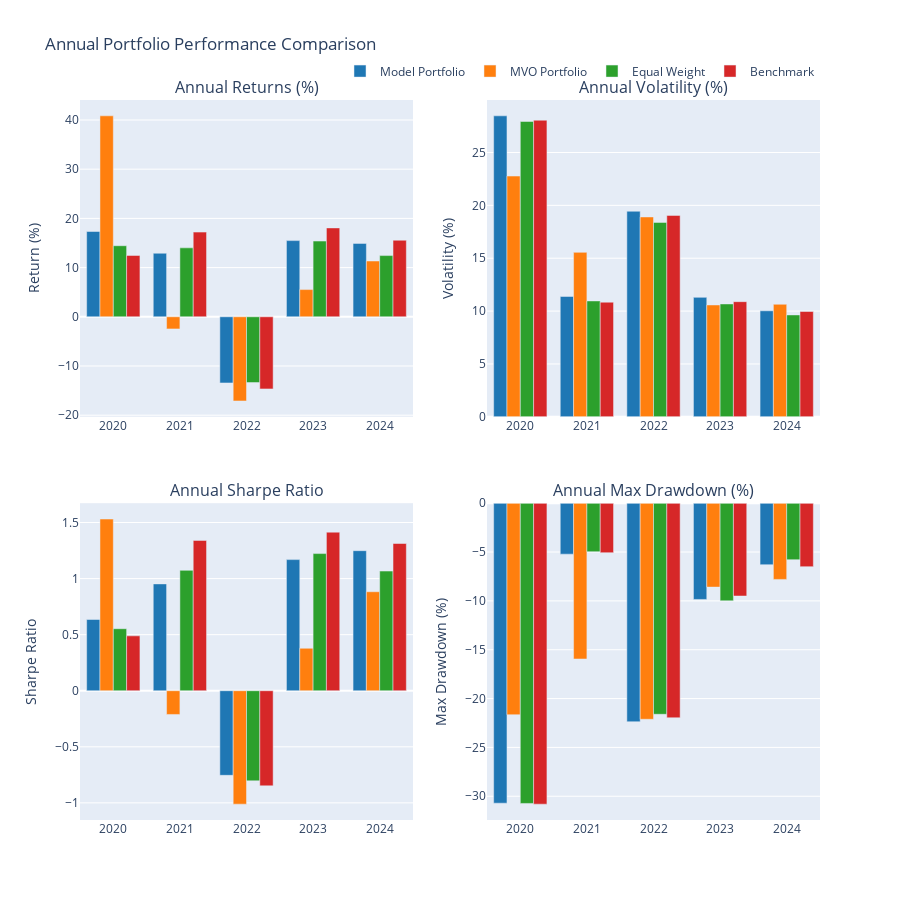

Write notebook code for a chart like this one.
### Code cell
# Plotting
fig = make_subplots(
    rows=2, cols=2,
    subplot_titles=('Annual Returns (%)', 'Annual Volatility (%)', 
                   'Annual Sharpe Ratio', 'Annual Max Drawdown (%)'),
                   #'Annual Sortino Ratio', 'Annual Calmar Ratio'),
    vertical_spacing=0.12,
    horizontal_spacing=0.1
)

colors = ['#1f77b4', '#ff7f0e', '#2ca02c', '#d62728']
years = list(yearly_comparison['Total Return (%)'].index)

# Plot annual returns
for i, portfolio in enumerate(portfolios.keys()):
    fig.add_trace(
        go.Bar(
            x=years,
            y=yearly_comparison['Total Return (%)'][portfolio],
            name=portfolio,
            marker_color=colors[i],
            showlegend=True
        ),
        row=1, col=1
    )

# Plot annual volatility
for i, portfolio in enumerate(portfolios.keys()):
    fig.add_trace(
        go.Bar(
            x=years,
            y=yearly_comparison['Volatility (%)'][portfolio],
            name=portfolio,
            marker_color=colors[i],
            showlegend=False
        ),
        row=1, col=2
    )

# Plot annual Sharpe ratio
for i, portfolio in enumerate(portfolios.keys()):
    fig.add_trace(
        go.Bar(
            x=years,
            y=yearly_comparison['Sharpe Ratio'][portfolio],
            name=portfolio,
            marker_color=colors[i],
            showlegend=False
        ),
        row=2, col=1
    )

# Plot annual max drawdown
for i, portfolio in enumerate(portfolios.keys()):
    fig.add_trace(
        go.Bar(
            x=years,
            y=yearly_comparison['Max Drawdown (%)'][portfolio],
            name=portfolio,
            marker_color=colors[i],
            showlegend=False
        ),
        row=2, col=2
    )

# # Plot annual Sortino ratio
# for i, portfolio in enumerate(portfolios.keys()):
#     fig.add_trace(
#         go.Scatter(
#             x=years,
#             y=yearly_comparison['Sortino Ratio'][portfolio],
#             mode='lines+markers',
#             name=portfolio,
#             line=dict(color=colors[i]),
#             showlegend=False
#         ),
#         row=3, col=1
#     )

# # Plot annual Calmar ratio
# for i, portfolio in enumerate(portfolios.keys()):
#     fig.add_trace(
#         go.Scatter(
#             x=years,
#             y=yearly_comparison['Calmar Ratio'][portfolio],
#             mode='lines+markers',
#             name=portfolio,
#             line=dict(color=colors[i]),
#             showlegend=False
#         ),
#         row=3, col=2
#     )

# Update layout
fig.update_layout(
    title='Annual Portfolio Performance Comparison',
    height=900,
    showlegend=True,
    legend=dict(
        orientation="h",
        yanchor="bottom",
        y=1.02,
        xanchor="right",
        x=1
    )
)

# Update axes labels
fig.update_yaxes(title_text="Return (%)", row=1, col=1)
fig.update_yaxes(title_text="Volatility (%)", row=1, col=2)
fig.update_yaxes(title_text="Sharpe Ratio", row=2, col=1)
fig.update_yaxes(title_text="Max Drawdown (%)", row=2, col=2)
# fig.update_yaxes(title_text="Sortino Ratio", row=3, col=1)
# fig.update_yaxes(title_text="Calmar Ratio", row=3, col=2)

fig.show()

# Save the plot to a file
fig.write_html(f'{output_dir}/{train_type}/YoY_performance_{model_type}_run_{run_no}.html')
fig.write_image(f'{output_dir}/{train_type}/YoY_performance_{model_type}_run_{run_no}.png')

### Figure 1 — Plotly figure (JSON) as saved in the notebook; plotly's stock layout.template omitted (floating-point values rounded to 4 significant figures)
{"data": [{"marker": {"color": "#1f77b4"}, "name": "Model Portfolio", "showlegend": true, "type": "bar", "x": [2020, 2021, 2022, 2023, 2024], "xaxis": "x", "y": [17.33, 12.92, -13.44, 15.49, 14.92], "yaxis": "y"}, {"marker": {"color": "#ff7f0e"}, "name": "MVO Portfolio", "showlegend": true, "type": "bar", "x": [2020, 2021, 2022, 2023, 2024], "xaxis": "x", "y": [40.84, -2.458, -17.11, 5.529, 11.34], "yaxis": "y"}, {"marker": {"color": "#2ca02c"}, "name": "Equal Weight", "showlegend": true, "type": "bar", "x": [2020, 2021, 2022, 2023, 2024], "xaxis": "x", "y": [14.44, 14.01, -13.37, 15.39, 12.44], "yaxis": "y"}, {"marker": {"color": "#d62728"}, "name": "Benchmark", "showlegend": true, "type": "bar", "x": [2020, 2021, 2022, 2023, 2024], "xaxis": "x", "y": [12.47, 17.21, -14.66, 18.06, 15.56], "yaxis": "y"}, {"marker": {"color": "#1f77b4"}, "name": "Model Portfolio", "showlegend": false, "type": "bar", "x": [2020, 2021, 2022, 2023, 2024], "xaxis": "x2", "y": [28.47, 11.38, 19.44, 11.3, 10.03], "yaxis": "y2"}, {"marker": {"color": "#ff7f0e"}, "name": "MVO Portfolio", "showlegend": false, "type": "bar", "x": [2020, 2021, 2022, 2023, 2024], "xaxis": "x2", "y": [22.77, 15.55, 18.9, 10.58, 10.64], "yaxis": "y2"}, {"marker": {"color": "#2ca02c"}, "name": "Equal Weight", "showlegend": false, "type": "bar", "x": [2020, 2021, 2022, 2023, 2024], "xaxis": "x2", "y": [27.94, 10.96, 18.39, 10.68, 9.636], "yaxis": "y2"}, {"marker": {"color": "#d62728"}, "name": "Benchmark", "showlegend": false, "type": "bar", "x": [2020, 2021, 2022, 2023, 2024], "xaxis": "x2", "y": [28.06, 10.84, 19.05, 10.89, 9.961], "yaxis": "y2"}, {"marker": {"color": "#1f77b4"}, "name": "Model Portfolio", "showlegend": false, "type": "bar", "x": [2020, 2021, 2022, 2023, 2024], "xaxis": "x3", "y": [0.6351, 0.9526, -0.7544, 1.169, 1.249], "yaxis": "y3"}, {"marker": {"color": "#ff7f0e"}, "name": "MVO Portfolio", "showlegend": false, "type": "bar", "x": [2020, 2021, 2022, 2023, 2024], "xaxis": "x3", "y": [1.531, -0.2117, -1.012, 0.3786, 0.8826], "yaxis": "y3"}, {"marker": {"color": "#2ca02c"}, "name": "Equal Weight", "showlegend": false, "type": "bar", "x": [2020, 2021, 2022, 2023, 2024], "xaxis": "x3", "y": [0.5528, 1.074, -0.804, 1.223, 1.067], "yaxis": "y3"}, {"marker": {"color": "#d62728"}, "name": "Benchmark", "showlegend": false, "type": "bar", "x": [2020, 2021, 2022, 2023, 2024], "xaxis": "x3", "y": [0.4894, 1.341, -0.8485, 1.414, 1.313], "yaxis": "y3"}, {"marker": {"color": "#1f77b4"}, "name": "Model Portfolio", "showlegend": false, "type": "bar", "x": [2020, 2021, 2022, 2023, 2024], "xaxis": "x4", "y": [-30.71, -5.218, -22.37, -9.853, -6.295], "yaxis": "y4"}, {"marker": {"color": "#ff7f0e"}, "name": "MVO Portfolio", "showlegend": false, "type": "bar", "x": [2020, 2021, 2022, 2023, 2024], "xaxis": "x4", "y": [-21.65, -15.95, -22.12, -8.589, -7.801], "yaxis": "y4"}, {"marker": {"color": "#2ca02c"}, "name": "Equal Weight", "showlegend": false, "type": "bar", "x": [2020, 2021, 2022, 2023, 2024], "xaxis": "x4", "y": [-30.74, -4.966, -21.61, -9.996, -5.779], "yaxis": "y4"}, {"marker": {"color": "#d62728"}, "name": "Benchmark", "showlegend": false, "type": "bar", "x": [2020, 2021, 2022, 2023, 2024], "xaxis": "x4", "y": [-30.81, -5.066, -21.97, -9.502, -6.497], "yaxis": "y4"}], "layout": {"annotations": [{"font": {"size": 16}, "showarrow": false, "text": "Annual Returns (%)", "x": 0.225, "xanchor": "center", "xref": "paper", "y": 1, "yanchor": "bottom", "yref": "paper"}, {"font": {"size": 16}, "showarrow": false, "text": "Annual Volatility (%)", "x": 0.775, "xanchor": "center", "xref": "paper", "y": 1, "yanchor": "bottom", "yref": "paper"}, {"font": {"size": 16}, "showarrow": false, "text": "Annual Sharpe Ratio", "x": 0.225, "xanchor": "center", "xref": "paper", "y": 0.44, "yanchor": "bottom", "yref": "paper"}, {"font": {"size": 16}, "showarrow": false, "text": "Annual Max Drawdown (%)", "x": 0.775, "xanchor": "center", "xref": "paper", "y": 0.44, "yanchor": "bottom", "yref": "paper"}], "height": 900, "legend": {"orientation": "h", "x": 1, "xanchor": "right", "y": 1.02, "yanchor": "bottom"}, "showlegend": true, "title": {"text": "Annual Portfolio Performance Comparison"}, "xaxis": {"anchor": "y", "domain": [0, 0.45]}, "xaxis2": {"anchor": "y2", "domain": [0.55, 1]}, "xaxis3": {"anchor": "y3", "domain": [0, 0.45]}, "xaxis4": {"anchor": "y4", "domain": [0.55, 1]}, "yaxis": {"anchor": "x", "domain": [0.56, 1], "title": {"text": "Return (%)"}}, "yaxis2": {"anchor": "x2", "domain": [0.56, 1], "title": {"text": "Volatility (%)"}}, "yaxis3": {"anchor": "x3", "domain": [0, 0.44], "title": {"text": "Sharpe Ratio"}}, "yaxis4": {"anchor": "x4", "domain": [0, 0.44], "title": {"text": "Max Drawdown (%)"}}}}
